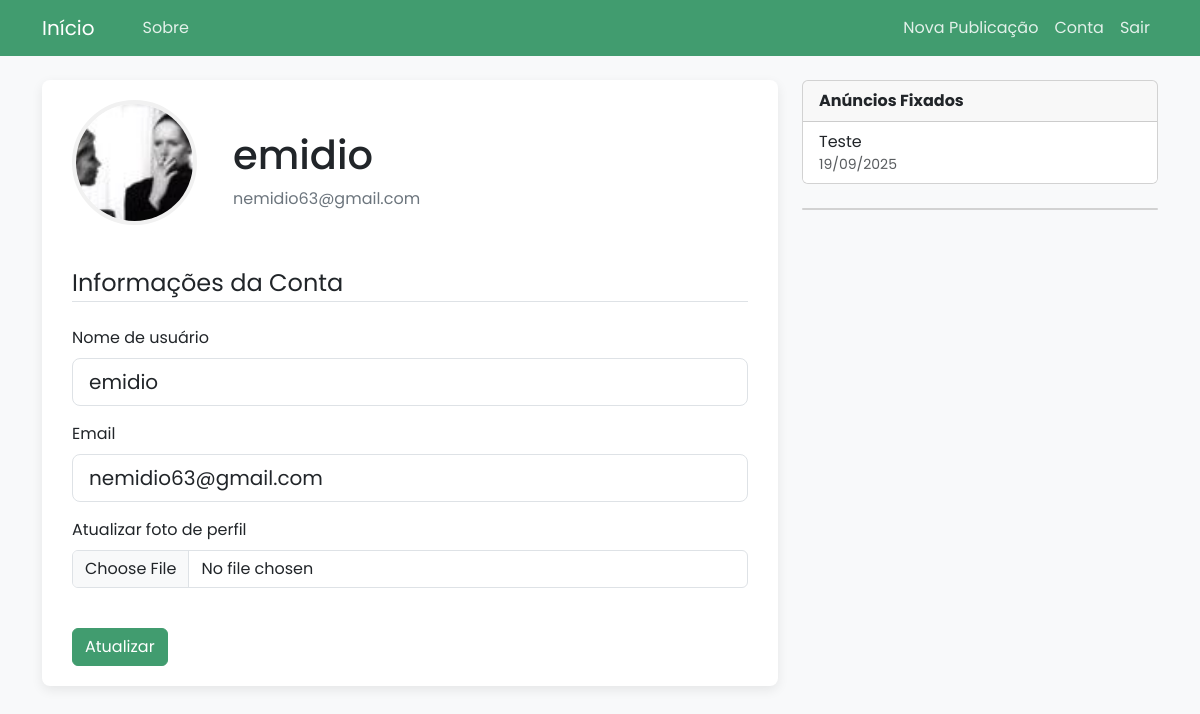
Page /account (signed in) on the committed database.
### siteMain/models.py (models this page shows, shortened)
class User(db.Model, UserMixin):
    id = db.Column(db.Integer, primary_key = True)
    username = db.Column(db.String(20), unique = True, nullable = False)
    email = db.Column(db.String(120), unique = True, nullable = False)
    image_file = db.Column(db.String(200), nullable = False, default = 'default.jpg')
    password = db.Column(db.String(60), nullable = False)
    posts = db.relationship('Post', backref = 'author', lazy = True)

class Post(db.Model):
    id = db.Column(db.Integer, primary_key = True)
    title = db.Column(db.String(100), nullable = False)
    date_posted = db.Column(db.DateTime, nullable = False, default = datetime.now)
    content = db.Column(db.Text, nullable = False)
    image_file = db.Column(db.String(200), nullable=True)
    user_id = db.Column(db.Integer, db.ForeignKey('user.id'), nullable = False)
    is_pinned = db.Column(db.Boolean, nullable = False, default = False)

### siteMain/users/routes.py (the view)
@users.route("/account", methods = ['GET', 'POST'])
@login_required
def account():
    form = UpdateAccountForm()
    if form.validate_on_submit():
        if form.picture.data:
            old_pic = current_user.image_file
            picture_file = save_picture(form.picture.data)
            current_user.image_file = picture_file
            if old_pic != 'default.jpg':
                os.remove(os.path.join(current_app.root_path, 'static/profile_pics', old_pic))
        current_user.username = form.username.data
        current_user.email = form.email.data
        db.session.commit()
        flash("Sua conta foi atualizada!", 'success')
        return redirect(url_for('users.account'))
    elif request.method == 'GET':
        form.username.data = current_user.username
        form.email.data = current_user.email
    image_file = url_for('static', filename = 'profile_pics/' + current_user.image_file)
    return render_template('account.html', title='Conta', image_file = image_file, form = form)

### siteMain/users/forms.py (shortened to what this page needs)
class UpdateAccountForm(FlaskForm):
    username = StringField('Nome de usuário', validators= [DataRequired(), Length(min=2, max=20)])
    email = StringField('Email', validators= [DataRequired(), Email()])
    picture = FileField('Atualizar foto de perfil', validators=[FileAllowed(['jpg', 'png', 'webp'])])
    submit = SubmitField('Atualizar')

### siteMain/__init__.py (called while the page is built)
def create_app(config_class = Config):
    app = Flask(__name__)
    app.config.from_object(Config)
    @app.context_processor
    def inject_pinned_posts():
        try:
            pinned_posts = Post.query.filter_by(is_pinned=True).order_by(Post.date_posted.desc()).limit(5).all()
            return dict(pinned_posts=pinned_posts)
        except:
            return dict(pinned_posts=[])
    db.init_app(app)
    bcrypt.init_app(app)
    login_manager.init_app(app)
    mail.init_app(app)
    migrate.init_app(app, db)
    from siteMain.users.routes import users
    from siteMain.posts.routes import posts
    from siteMain.main.routes import main
    from siteMain.errors.handlers import errors
    from siteMain.models import Post
    app.register_blueprint(users)
    app.register_blueprint(posts)
    app.register_blueprint(main)
    app.register_blueprint(errors)
    return app

### siteMain/models.py (called while the page is built)
@login_manager.user_loader
def load_user(user_id):
    return User.query.get(int(user_id))

### siteMain/templates/account.html (shortened to what this page needs)
{% extends "layout.html" %}
{% block content %}
<div class="content-section">
    <div class="media d-flex align-items-center mb-4">
        <img class="rounded-circle account-img" src="{{ image_file }}">
        <div class="media-body ms-3">
            <h2 class="account-heading">{{ current_user.username }}</h2>
            <p class="text-secondary mb-0">{{ current_user.email }}</p>
        </div>
    </div>
    <form method="POST" action="" enctype="multipart/form-data">
        <fieldset>
            <legend class="border-bottom mb-4">Informações da Conta</legend>
            <div class="mb-3">
                {{ form.username.label(class="form-label") }}
                {% if form.username.errors %}
                {{ form.username(class="form-control form-control-lg is-invalid") }}
                <div class="invalid-feedback">
                    {% for error in form.username.errors %}
                    <span>{{ error }}</span>
                    {% endfor %}
                </div>
                {% else %}
                {{ form.username(class="form-control form-control-lg") }}
                {% endif %}
            </div>
            <div class="mb-3">
                {{ form.email.label(class="form-label") }}
                {% if form.email.errors %}
                {{ form.email(class="form-control form-control-lg is-invalid") }}
                <div class="invalid-feedback">
                    {% for error in form.email.errors %}
                    <span>{{ error }}</span>
                    {% endfor %}
                </div>
                {% else %}
                {{ form.email(class="form-control form-control-lg") }}
                {% endif %}
            </div>
            <div class="mb-3">
                {{ form.picture.label(class="form-label") }}
                {{ form.picture(class="form-control") }}
            </div>
        </fieldset>
        <div class="mt-4">
            {{ form.submit(class="btn btn-main") }}
        </div>
    </form>
</div>
{% endblock content %}

### siteMain/templates/layout.html (shortened to what this page needs)
<!DOCTYPE html>
<html lang="pt-BR">
<head>
    <link href="https://cdn.jsdelivr.net/npm/bootstrap@5.3.3/dist/css/bootstrap.min.css" rel="stylesheet"
>
    <link rel="stylesheet" type="text/css" href="{{ url_for('static', filename='main.css')}}">
    <link rel="stylesheet" href="https://cdn.jsdelivr.net/npm/bootstrap-icons@1.11.3/font/bootstrap-icons.min.css">
</head>
<body>
    <header class="site-header">
        <nav class="navbar navbar-expand-md navbar-dark bg-steel fixed-top">
            <div class="container">
                <a class="navbar-brand me-4" href="{{ url_for('main.home') }}">Início</a>
                <div class="collapse navbar-collapse" id="navbarToggle">
                    <div class="navbar-nav me-auto">
                        <a class="nav-item nav-link" href="{{url_for('main.home')}}"></a>
                        <a class="nav-item nav-link" href="{{url_for('main.about_page')}}">Sobre</a>
                    </div>
                    <div class="navbar-nav">
                        {% if current_user.is_authenticated %}
                        <a class="nav-item nav-link" href="{{url_for('posts.new_post')}}">Nova Publicação</a>
                        <a class="nav-item nav-link" href="{{url_for('users.account')}}">Conta</a>
                        <a class="nav-item nav-link" href="{{url_for('users.logout')}}">Sair</a>
                        {% else %}
                        <a class="nav-item nav-link" href="{{url_for('users.login')}}">Login</a>
                        <a class="nav-item nav-link" href="{{url_for('users.register')}}">Registrar</a>
                        {% endif %}
                    </div>
                </div>
            </div>
        </nav>
    </header>
    <main role="main" class="container">
        <div class="row">
            <div class="col-md-8">
                {% block content %}{% endblock %}
            </div>
            <div class="col-md-4">
                <div class="card mb-4">
                    <div class="card-header">
                        <strong>Anúncios Fixados</strong>
                    </div>
                    <div class="list-group list-group-flush">
                        {% if pinned_posts %}
                        {% for post in pinned_posts %}
                        <a href="{{ url_for('posts.post', post_id=post.id) }}"
                            class="list-group-item list-group-item-action">
                            {{ post.title }}
                            <small class="text-muted d-block">{{ post.date_posted.strftime('%d/%m/%Y') }}</small>
                        </a>
                        {% endfor %}
                        {% else %}
                        <li class="list-group-item">Nenhum anúncio fixado no momento.</li>
                        {% endif %}
                    </div>
                </div>
                <div class="card">
                </div>
            </div>
        </div>
    </main>
</body>
</html>

### siteMain/static/main.css (style rules this page uses)
:root { --primary-color: #419c6f; --primary-hover: #36815c; --light-bg: #f8f9fa; --dark-text: #212529; --secondary-text: #6c757d; --card-shadow: 0 4px 12px rgba(0, 0, 0, 0.08); }
body { background: var(--light-bg); color: var(--dark-text); margin-top: 5rem; font-family: 'Poppins', sans-serif; }
h1, h2, h3, h4, h5, h6 { color: var(--dark-text); font-weight: 500; }
.bg-steel { background-color: var(--primary-color); }
.site-header { box-shadow: 0 2px 4px rgba(0, 0, 0, 0.1); }
.site-header .navbar-nav .nav-link { color: rgba(255, 255, 255, 0.85); transition: color 0.2s ease-in-out; }
.content-section { background: #ffffff; padding: 20px 30px; border: none; border-radius: 8px; margin-bottom: 20px; box-shadow: var(--card-shadow); }
.account-img { height: 125px; width: 125px; margin-right: 20px; margin-bottom: 16px; border-radius: 50%; object-fit: cover; border: 4px solid #f1f1f1; }
.account-heading { font-size: 2.5rem; }
.media { display: flex; align-items: flex-start; }
.media-body { flex: 1; }
.btn-main { background-color: var(--primary-color); border-color: var(--primary-color); color: #fff; }

### rows in the picture
User: username "emidio", email "nemidio63@gmail.com"
Post: title "Teste", date_posted "19/09/2025"
